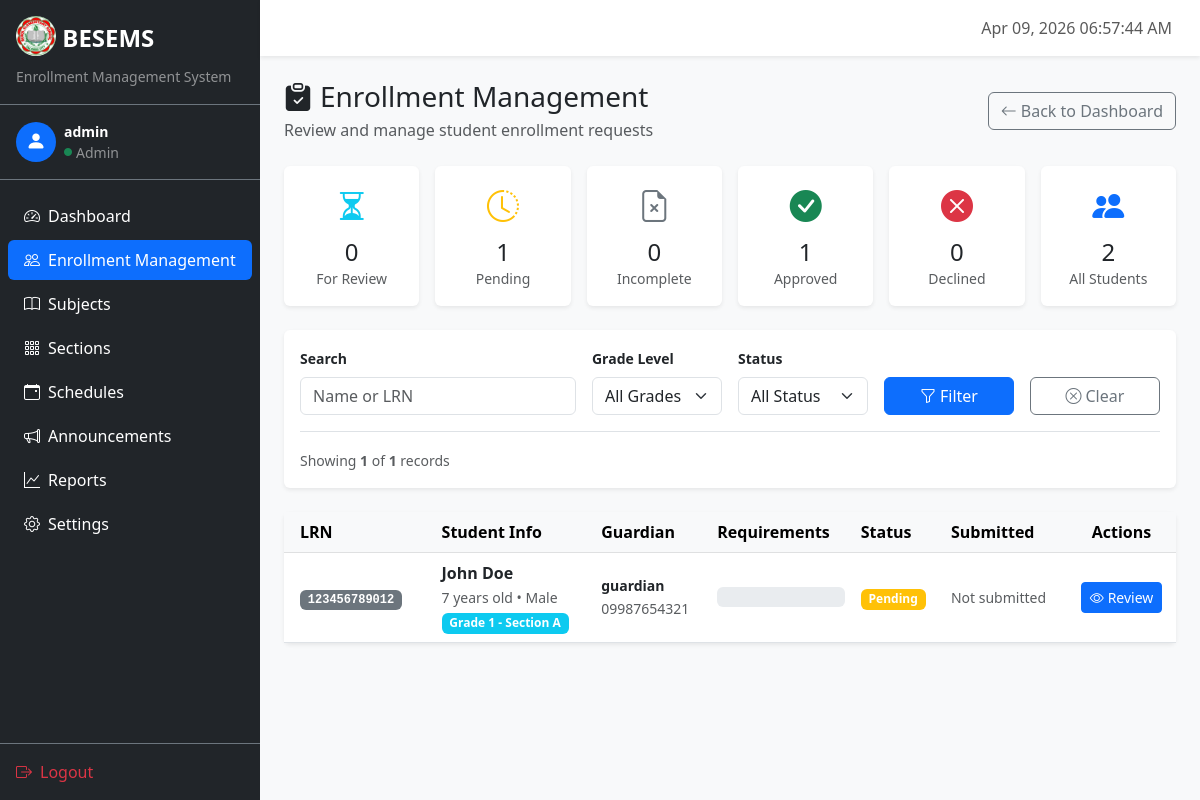
The app's page /enrollment-management?enrollment=Pending (signed in) with its own data.
### tables this page shows
CREATE TABLE `students` (
  `student_id` int(11) NOT NULL,
  `guardian_id` int(11) NOT NULL,
  `lrn` varchar(12) NOT NULL,
  
   
  `first_name` varchar(100) NOT NULL,
  `middle_name` varchar(100) DEFAULT NULL,
  `last_name` varchar(100) NOT NULL,
  `name_extension` varchar(10) DEFAULT NULL,
  `date_of_birth` date NOT NULL,
  `place_of_birth` varchar(200) DEFAULT NULL,
  `gender` enum('Male','Female') NOT NULL,
  
   
  `mother_tongue` varchar(50) DEFAULT NULL,
  `religion` varchar(50) DEFAULT NULL,
  `indigenous_people` varchar(50) DEFAULT NULL,
  
   
  `house_number` varchar(50) DEFAULT NULL,
  `street_name` varchar(100) DEFAULT NULL,
  `barangay` varchar(100) NOT NULL,
  `city_municipality` varchar(100) NOT NULL,
  `province` varchar(100) NOT NULL,
  `region` varchar(100) DEFAULT NULL,
  `zip_code` varchar(10) DEFAULT NULL,
  
   
  `father_name` varchar(200) DEFAULT NULL,
  `father_occupation` varchar(100) DEFAULT NULL,
  `father_contact` varchar(15) DEFAULT NULL,
  `mother_name` varchar(200) DEFAULT NULL,
  `mother_occupation` varchar(100) DEFAULT NULL,
  `mother_contact` varchar(15) DEFAULT NULL,
  `guardian_name` varchar(200) DEFAULT NULL,
  `guardian_relationship` enum('Parent','Legal Guardian','Grandparent','Aunt/Uncle','Sibling','Other') NOT NULL,
  `guardian_occupation` varchar(100) DEFAULT NULL,
  
   
  `assigned_section_id` int(11) DEFAULT NULL,
  `enrollment_type` enum('New','Continuing','Transferee','Returnee') DEFAULT 'New',
  `previous_school` varchar(200) DEFAULT NULL,
  `previous_grade_level` varchar(20) DEFAULT NULL,
  `student_status` enum('Active','Inactive','Transferred','Graduated','Dropped') DEFAULT 'Active',
  
   
  `created_at` timestamp NOT NULL DEFAULT current_timestamp(),
  `updated_at` timestamp NOT NULL DEFAULT current_timestamp() ON UPDATE current_timestamp()
);

CREATE TABLE `grade_levels` (
  `grade_id` int(11) NOT NULL,
  `grade_name` varchar(20) NOT NULL,
  `grade_level` tinyint(1) NOT NULL,
  `is_active` tinyint(1) DEFAULT 1
);

CREATE TABLE `sections` (
  `section_id` int(11) NOT NULL,
  `grade_id` int(11) NOT NULL,
  `section_name` varchar(50) NOT NULL,
  `room_number` varchar(20) DEFAULT NULL,
  `max_students` int(11) DEFAULT 40,
  `adviser_name` varchar(100) DEFAULT NULL,
  `school_year` varchar(20) DEFAULT NULL,
  `is_active` tinyint(1) DEFAULT 1,
  `created_at` timestamp NOT NULL DEFAULT current_timestamp()
);

CREATE TABLE `users` (
  `user_id` int(11) NOT NULL,
  `username` varchar(50) NOT NULL,
  `password` varchar(255) NOT NULL,
  `email` varchar(100) NOT NULL,
  `contact_number` varchar(15) NOT NULL,
  `role` enum('admin','guardian') NOT NULL DEFAULT 'guardian',
  `is_active` tinyint(1) DEFAULT 1,
  `created_at` timestamp NOT NULL DEFAULT current_timestamp(),
  `updated_at` timestamp NOT NULL DEFAULT current_timestamp() ON UPDATE current_timestamp()
);

CREATE TABLE `student_requirements` (
  `requirement_id` int(11) NOT NULL,
  `student_id` int(11) NOT NULL,
  
   
  `birth_certificate` tinyint(1) DEFAULT 0,
  `report_card_form137` tinyint(1) DEFAULT 0,
  `good_moral_certificate` tinyint(1) DEFAULT 0,
  `certificate_of_completion` tinyint(1) DEFAULT 0,
  `id_picture_2x2` tinyint(1) DEFAULT 0,
  
   
  `transfer_credential` tinyint(1) DEFAULT 0,
  `medical_certificate` tinyint(1) DEFAULT 0,
  
   
  `enrollment_status` enum('Pending','For Review','Approved','Declined','Incomplete') DEFAULT 'Pending',
  `remarks` text DEFAULT NULL,
  `admin_notes` text DEFAULT NULL,
  
   
  `submitted_at` timestamp NULL DEFAULT NULL,
  `reviewed_at` timestamp NULL DEFAULT NULL,
  `reviewed_by` int(11) DEFAULT NULL,
  `approved_at` timestamp NULL DEFAULT NULL,
  `approved_by` int(11) DEFAULT NULL,
  
  `created_at` timestamp NOT NULL DEFAULT current_timestamp(),
  `updated_at` timestamp NOT NULL DEFAULT current_timestamp() ON UPDATE current_timestamp()
);

### views/admin/enrollment-management.php (the view, shortened to what the rows shown need)
<div class="row">
    <div class="col-12">
        <div class="card shadow-sm border-0">
            <div class="card-body p-0">
                <?php if (!empty($students)): ?>
                    <div class="table-responsive">
                        <table class="table table-hover align-middle mb-0">
                            <thead class="table-light">
                                <tr>
                                    <th class="px-3">LRN</th>
                                    <th>Student Info</th>
                                    <th>Guardian</th>
                                    <th>Requirements</th>
                                    <th>Status</th>
                                    <th>Submitted</th>
                                    <th class="text-center">Actions</th>
                                </tr>
                            </thead>
                            <tbody>
                                <?php foreach ($students as $student): ?>
                                    <tr>
                                        <td class="px-3">
                                            <span class="badge bg-secondary font-monospace">
                                                <?= htmlspecialchars($student['lrn']) ?>
                                            </span>
                                        </td>
                                        <td>
                                            <div class="fw-semibold">
                                                <?= htmlspecialchars($student['first_name'] . ' ' . $student['last_name']) ?>
                                            </div>
                                            <small class="text-muted">
                                                <?= $student['age'] ?> years old • <?= htmlspecialchars($student['gender']) ?>
                                            </small>
                                            <?php if ($student['grade_name']): ?>
                                                <br><small class="badge bg-info">
                                                    <?= htmlspecialchars($student['grade_name']) ?> - <?= htmlspecialchars($student['section_name']) ?>
                                                </small>
                                            <?php endif; ?>
                                        </td>
                                        <td>
                                            <div class="small">
                                                <strong><?= htmlspecialchars($student['guardian_username']) ?></strong>
                                            </div>
                                            <small class="text-muted">
                                                <?= htmlspecialchars($student['guardian_contact']) ?>
                                            </small>
                                        </td>
                                        <td>
                                            <div class="progress" style="height: 20px;">
                                            </div>
                                        </td>
                                        <td>
                                            <?php
                                            $status = $student['enrollment_status'] ?? 'Pending';
                                            $badge = match($status) {
                                                'Approved' => 'success',
                                                'For Review' => 'info',
                                                'Pending' => 'warning',
                                                'Declined' => 'danger',
                                                'Incomplete' => 'secondary',
                                                default => 'secondary'
                                            };
                                            ?>
                                            <span class="badge bg-<?= $badge ?>">
                                                <?= htmlspecialchars($status) ?>
                                            </span>
                                        </td>
                                        <td>
                                            <small class="text-muted">
                                                <?= $student['submitted_at'] ? date('M d, Y', strtotime($student['submitted_at'])) : 'Not submitted' ?>
                                            </small>
                                        </td>
                                        <td class="text-center">
                                            <a href="review-enrollment?id=<?= $student['student_id'] ?>"
                                               class="btn btn-sm btn-primary">
                                                <i class="bi bi-eye me-1"></i>Review
                                            </a>
                                        </td>
                                    </tr>
                                <?php endforeach; ?>
                            </tbody>
                        </table>
                    </div>
                <?php endif; ?>
            </div>
        </div>
    </div>
</div>

### records on screen
students: lrn "123456789012", first_name+last_name "John Doe", age "7", gender "Male", grade_levels.grade_name "Grade 1", assigned_section.section_name "Section A", guardian.username "guardian", guardian.contact_number "09987654321", student_requirements.enrollment_status "Pending"

### other values on screen
$_SESSION['name'] "admin"
$userRole "Admin"
$item['label'] "Dashboard"
$item['label'] "Enrollment Management"
$item['label'] "Subjects"
$item['label'] "Sections"
$item['label'] "Schedules"
$item['label'] "Announcements"
$item['label'] "Reports"
$item['label'] "Settings"
$counts['for_review'] "0"
$counts['pending'] "1"
$counts['incomplete'] "0"
$counts['approved'] "1"
$counts['declined'] "0"
